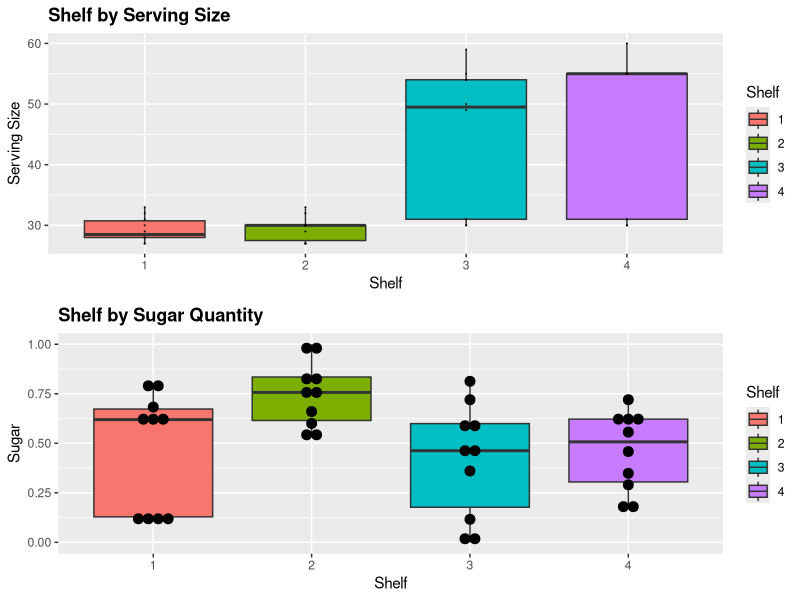
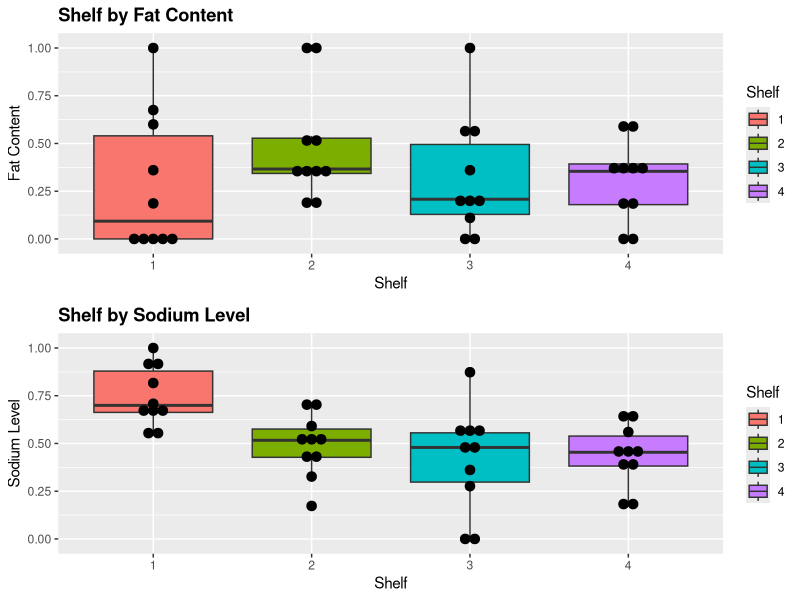
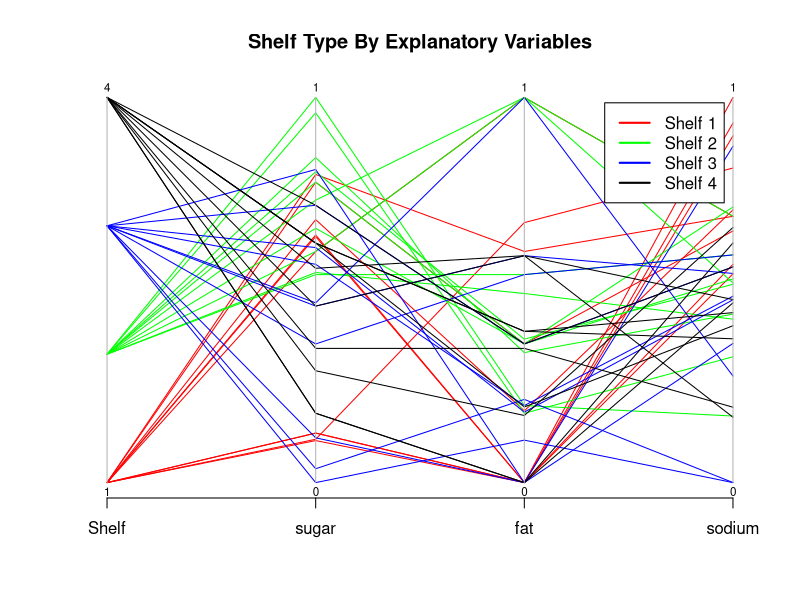

R code for these plots, in order:
## ---- chunk 1
#install.packages("MASS")
library(tidyverse)
library(patchwork)
library(MASS)

## To assemble multiple plots
library(gridExtra)

# multinomial regression
library (nnet)

# car pacakge for testing
library (car)
## ---- chunk 2
cereal <- read_csv('../data/short-questions/cereal_dillons.csv')
## ---- chunk 3
# reformatting the explanatory variables
# cereal$Shelf <- factor(cereal$Shelf)
cereal$Cereal <- factor(cereal$Cereal)

# normalize the explanatory variables
# 1. divide by serving size
# 2. normalized

stand01 <- function(x){(x - min(x)) / (max(x) - min(x))}
cereal2 <- data.frame(Shelf = cereal$Shelf,
                      size = cereal$size_g,
                      sugar = stand01(x = cereal$sugar_g / cereal$size_g),
                      fat = stand01(x = cereal$fat_g / cereal$size_g),
                      sodium = stand01(x = cereal$sodium_mg / cereal$size_g)
                      )
summary(cereal2)
## ---- chunk 4
p1 <- cereal2 %>%
  mutate(Shelf=as.factor(Shelf)) %>%
  ggplot(aes(Shelf, size)) +
  geom_boxplot(aes(fill = Shelf)) + 
  geom_dotplot( binaxis='y', stackdir='center', binwidth=0.05) +
  #coord_flip() +
  ggtitle("Shelf by Serving Size") + 
  theme(plot.title = element_text(lineheight=1, face="bold")) +
  ylab("Serving Size") +
  xlab("Shelf")

p2 <- cereal2 %>%
  mutate(Shelf=as.factor(Shelf)) %>%
  ggplot(aes(Shelf, sugar)) +
  geom_boxplot(aes(fill = Shelf)) + 
  geom_dotplot( binaxis='y', stackdir='center', binwidth=0.05) +
  #coord_flip() +
  ggtitle("Shelf by Sugar Quantity") + 
  theme(plot.title = element_text(lineheight=1, face="bold")) +
  ylab("Sugar") +
  xlab("Shelf")

p3 <- cereal2 %>%
  mutate(Shelf=as.factor(Shelf)) %>%
  ggplot(aes(Shelf, fat)) +
  geom_boxplot(aes(fill = Shelf)) + 
  geom_dotplot( binaxis='y', stackdir='center', binwidth=0.05) +
  #coord_flip() +
  ggtitle("Shelf by Fat Content") + 
  theme(plot.title = element_text(lineheight=1, face="bold")) +
  ylab("Fat Content") +
  xlab("Shelf")

p4 <- cereal2 %>%
  mutate(Shelf=as.factor(Shelf)) %>%
  ggplot(aes(Shelf, sodium)) +
  geom_boxplot(aes(fill = Shelf)) + 
  geom_dotplot( binaxis='y', stackdir='center', binwidth =0.05) +
  #coord_flip() +
  ggtitle("Shelf by Sodium Level") + 
  theme(plot.title = element_text(lineheight=1, face="bold")) +
  ylab("Sodium Level") +
  xlab("Shelf")


grid.arrange(p1, p2, nrow = 2, ncol = 1)
grid.arrange(p3, p4, nrow = 2, ncol = 1)

## ---- chunk 5
# for ease of visualization, Adding shelf here.
cols = c('red', 'green', 'blue', 'black')
parcoord(cereal2[c("Shelf", "sugar", "fat", "sodium")],
         col = cols[cereal2$Shelf], var.label = TRUE, 
         main="Shelf Type By Explanatory Variables")
legend("topright", legend=c("Shelf 1", "Shelf 2", "Shelf 3", "Shelf 4"), 
       lwd = 2, col = cols, inset = 0.05)
## ---- chunk 6
model_cereal_shelves_linear <- multinom(formula = Shelf ~ sugar 
                                                          + fat
                                                          + sodium, 
                                         data = cereal2)

# TODO: TA Clarify the quadratic here
model_cereal_shelves_quadratic <- multinom(formula = Shelf ~ sugar 
                                                            + fat 
                                                            + sodium
                                                            + sugar:fat
                                                            + sugar:sodium 
                                                            + fat:sodium
                                                            + sugar:fat:sodium, 
                                           data = cereal2)

summary(model_cereal_shelves_linear)
summary(model_cereal_shelves_quadratic)
## ---- chunk 7
lrt_cereal_main_effects <- Anova(model_cereal_shelves_linear, test = 'LR')
lrt_cereal_main_effects
## ---- chunk 8
lrt_cereal_quadratic_effects <- anova(model_cereal_shelves_linear, 
                                      model_cereal_shelves_quadratic, 
                                      test = 'Chisq')
lrt_cereal_quadratic_effects
## ---- chunk 9
# create a data set with stadardized value
new.data <- data.frame("Cereal" = "Apple Jack", 
                       "size" = 28, 
                       "sugar" = 12,
                       "fat" = 0.5,
                       "sodium" = 130)

# standardized the data
new.data$sugar <- new.data$sugar / new.data$size
new.data$fat <- new.data$fat / new.data$size
new.data$sodium <- new.data$sodium / new.data$size

new.data$size <- ((new.data$size - min(cereal$size_g)) 
                    /(max(cereal$size_g) - min(cereal$size_g)))

new.data$sugar <- ((new.data$sugar - min(cereal$sugar_g)) 
                    /(max(cereal$sugar_g) - min(cereal$sugar_g)))

new.data$fat <- ((new.data$fat - min(cereal$fat_g)) 
                    /(max(cereal$fat_g) - min(cereal$fat_g)))

new.data$sodium <- ((new.data$sodium - min(cereal$sodium_mg))
                    /(max(cereal$sodium_mg) - min(cereal$sodium_mg)))

# get model prediction for the given inputs
aj_shelf_probs <- predict(model_cereal_shelves_linear, 
                      newdata = new.data, 
                      type = "probs")

aj_shelf_probs
## ---- chunk 10
shelf_vs_sugar_plot <- 'fill this in'
## ---- chunk 11
odds_ratios <- 'fill this in'
## ---- chunk 12
drinks <- read_csv('../data/short-questions/DeHartSimplified.csv')
## ---- chunk 13
